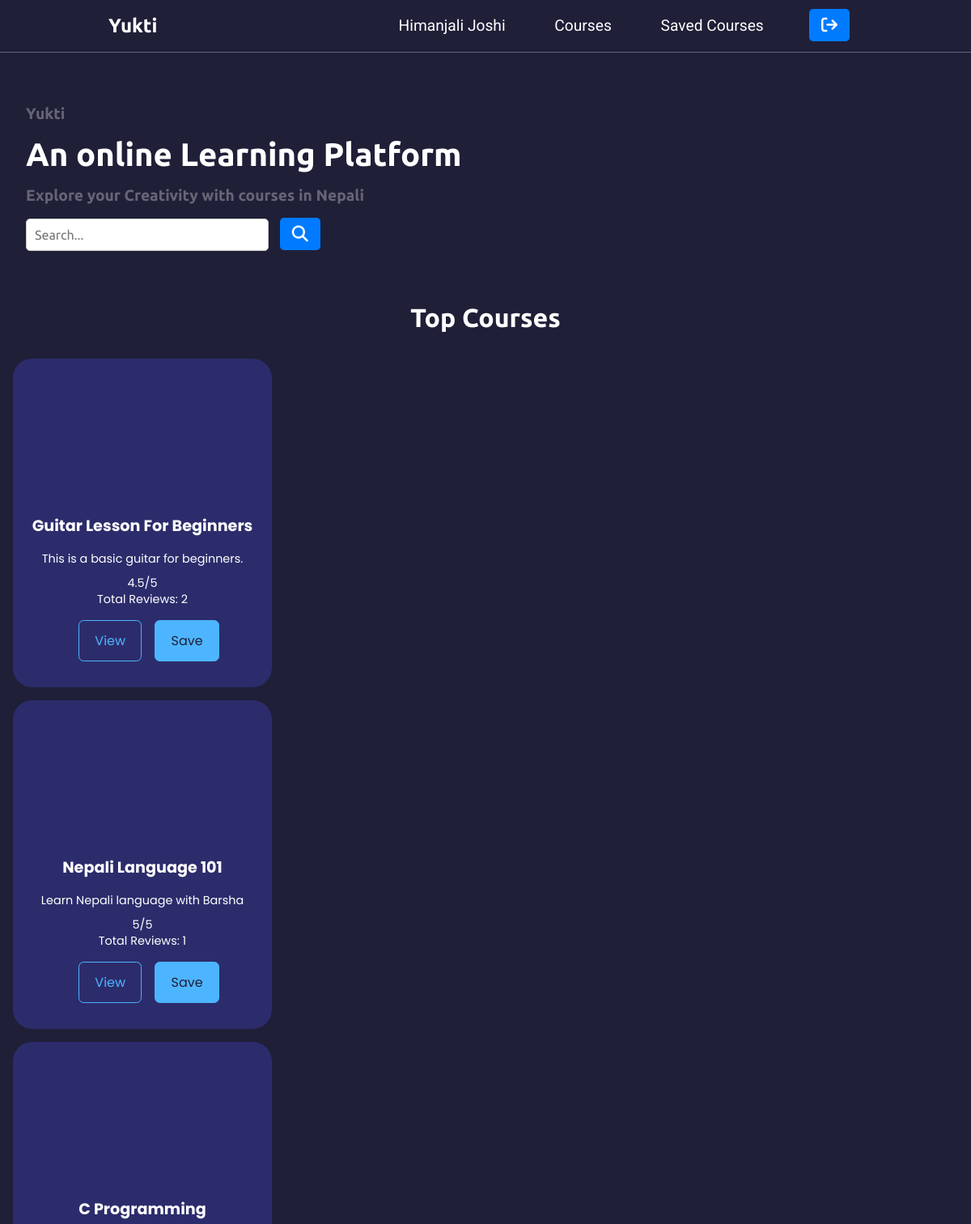
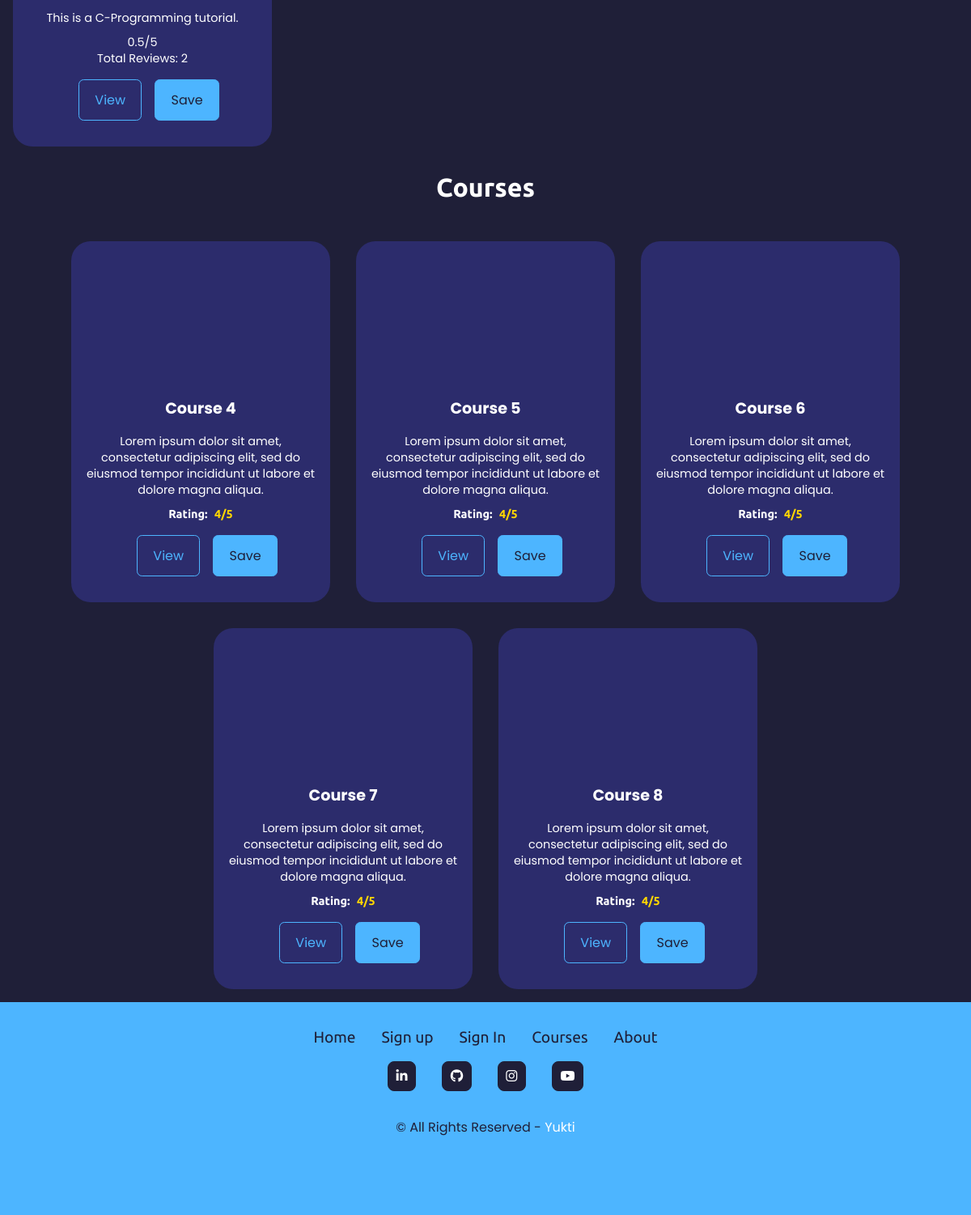
/user/dashboard.php (signed in), run on the app's committed database (2 pictures, top to bottom).
### tables this page shows
CREATE TABLE `courses` (
  `course_id` int(11) NOT NULL,
  `course_name` varchar(255) NOT NULL,
  `course_category` varchar(255) NOT NULL,
  `course_created` datetime NOT NULL DEFAULT current_timestamp(),
  `course_description` text NOT NULL,
  `no_of _videos` int(11) NOT NULL DEFAULT 1,
  `thumbnail` text NOT NULL
);

### user/dashboard.php (the view, shortened to what this page needs)
<?php
include("userdashheader.php");
?>
<div class="courses-grid">
<h1 class=" t-center my-2 t-white f-2">Top Courses</h1>
    <?php
$sql = "SELECT * FROM courses";
$result = $connection->query($sql);
if ($result) {
    $courses = array();
    while ($row = $result->fetch_assoc()) {
        $courseId = $row['course_id'];
        $courseName = $row['course_name'];
        $courseDescription = $row['course_description'];
        $course_ratings = array();
        $course_rating_query = "SELECT rating FROM reviews WHERE course_id = '$courseId'";
        $course_rating_data = $connection->query($course_rating_query);
        if ($course_rating_data) {
            while ($course_rating_row = $course_rating_data->fetch_assoc()) {
                $course_ratings[] = $course_rating_row['rating'];
            }
            if (count($course_ratings) > 0) {
                $course_review_count = count($course_ratings);
                $course_average_rating = array_sum($course_ratings) / count($course_ratings);
            } else {
                $course_review_count = 0;
                $course_average_rating = 0.0;
            }
            $courses[] = array(
                'courseId' => $courseId,
                'courseName' => $courseName,
                'courseDescription' => $courseDescription,
                'courseAverageRating' => $course_average_rating,
                'courseReviewCount' => $course_review_count
            );
        }
    }
    usort($courses, function($a, $b) {
        return $b['courseAverageRating'] - $a['courseAverageRating'];
    });
    for ($i = 0; $i < min(3, count($courses)); $i++) {
        echo '<div class="courses-item flex f-col s-center items-center">';
        echo "<h1 class='t-white poppins'>" . $courses[$i]['courseName'] . "</h1>";
        echo "<p class='t-white poppins'>" . $courses[$i]['courseDescription'] . "</p>";
        echo "<div class='rating'><p class='t-white poppins'>" . $courses[$i]['courseAverageRating'] . "/5</p></div>";
        echo "<p class='t-white poppins'>Total Reviews: " . $courses[$i]['courseReviewCount'] . "</p>";
        echo '<div class="buttons flex s-around">';
        echo "<a href='videoplayer.php?course_id=" . $courses[$i]['courseId'] . "' class='btn mx-1 m-top' id='view" . $courses[$i]['courseId'] . "'>View</a>";
        echo "<a href='signin.php' class='btn m-top live' id='save" . $courses[$i]['courseId'] . "'>Save</a>";
        echo '</div>';
        echo '</div>';
    }
} else {
    echo "Error: Unable to fetch courses from the database.";
}
?>
</div>
    <section id="courses">
        <h1 class=" t-center my-2 t-white f-2">Courses</h1>
        <div class="courses-container flex s-center">
            <div class="courses-item flex f-col s-center items-center">
                <h1 class="t-white poppins">Course 4</h1>
                <p class="t-white poppins">Lorem ipsum dolor sit amet, consectetur adipiscing elit, sed do eiusmod tempor incididunt ut labore et dolore magna aliqua.</p>
                <div class="rating">
                    <p class="rating-text">Rating: <span class="rating-value">4/5</span></p>
                </div>
                <div class="buttons flex s-around">
                    <a href="#" target="_blank" class="btn mx-1 m-top" id="view1">View</a>
                    <a href="#" class="btn m-top live" id="save1">Save</a>
                </div>
            </div>
            <div class="courses-item flex f-col s-center items-center">
                <h1 class="t-white poppins">Course 5</h1>
                <p class="t-white poppins">Lorem ipsum dolor sit amet, consectetur adipiscing elit, sed do eiusmod tempor incididunt ut labore et dolore magna aliqua.</p>
                <div class="rating">
                    <p class="rating-text">Rating: <span class="rating-value">4/5</span></p>
                </div>
                <div class="buttons flex s-around">
                    <a href="#" target="_blank" class="btn mx-1 m-top" id="view1">View</a>
                    <a href="#" class="btn m-top live" id="save1">Save</a>
                </div>
            </div>
            <div class="courses-item flex f-col s-center items-center">
                <h1 class="t-white poppins">Course 6</h1>
                <p class="t-white poppins">Lorem ipsum dolor sit amet, consectetur adipiscing elit, sed do eiusmod tempor incididunt ut labore et dolore magna aliqua.</p>
                <div class="rating">
                    <p class="rating-text">Rating: <span class="rating-value">4/5</span></p>
                </div>
                <div class="buttons flex s-around">
                    <a href="#" target="_blank" class="btn mx-1 m-top" id="view1">View</a>
                    <a href="#" class="btn m-top live" id="save1">Save</a>
                </div>
            </div>
            <div class="courses-item flex f-col s-center items-center">
                <h1 class="t-white poppins">Course 7</h1>
                <p class="t-white poppins">Lorem ipsum dolor sit amet, consectetur adipiscing elit, sed do eiusmod tempor incididunt ut labore et dolore magna aliqua.</p>
                <div class="rating">
                    <p class="rating-text">Rating: <span class="rating-value">4/5</span></p>
                </div>
                <div class="buttons flex s-around">
                    <a href="#" target="_blank" class="btn mx-1 m-top" id="view1">View</a>
                    <a href="#" class="btn m-top live" id="save1">Save</a>
                </div>
            </div>
            <div class="courses-item flex f-col s-center items-center">
                <h1 class="t-white poppins">Course 8</h1>
                <p class="t-white poppins">Lorem ipsum dolor sit amet, consectetur adipiscing elit, sed do eiusmod tempor incididunt ut labore et dolore magna aliqua.</p>
                <div class="rating">
                    <p class="rating-text">Rating: <span class="rating-value">4/5</span></p>
                </div>
                <div class="buttons flex s-around">
                    <a href="#" target="_blank" class="btn mx-1 m-top" id="view1">View</a>
                    <a href="#" class="btn m-top live" id="save1">Save</a>
                </div>
            </div>
        </div>
    </section>
    <footer id="footer">
        <ul class="flex s-center w-80 m-auto my-2 res">
            <li><a href="#home" class="poppinss">Home</a></li>
            <li><a href="#signup" class="poppinss">Sign up</a></li>
            <li><a href="#signin" class="poppinss">Sign In</a></li>
            <li><a href="#courses" class="poppinss">Courses</a></li>
            <li><a href="#about" class="poppinss">About</a></li>
        </ul>
        <ul class="flex s-center w-80 font-awesome ">
            <a href="https://in.linkedin.com/" target="_blank">
                <li><i class="fa-brands fa-linkedin-in"></i></li>
            </a>
            <a href="https://github.com/" target="_blank">
                <li><i class="fa-brands fa-github"></i></li>
            </a>
            <a href="https://www.instagram.com/" target="_blank">
                <li><i class="fa-brands fa-instagram"></i></li>
            </a>
            <a href="https://www.youtube.com/" target="_blank">
                <li><i class="fa-brands fa-youtube"></i></li>
            </a>
        </ul>
        <p class="t-center my-2 poppins">&copy; All Rights Reserved - <span class="cpy-white poppins">Yukti</span></p>
    </footer>
</body>
</body>
</html>

### mycss/userdashboard.css (style rules this page uses)
body { background-color: #1f1f38; }
* { margin: 0px; padding: 0px; box-sizing: border-box; font-family: 'Ubuntu', sans-serif; scroll-behavior: smooth; }
.courses-container { justify-content: center; align-items: center; margin: auto; flex-wrap: wrap; }
.courses-item { overflow: hidden; width: 20rem; margin: 1rem; background: #2c2c6c; border-radius: 1.5rem; padding: 2rem 1rem; text-align: center; }
.courses-item h1 { font-size: 1.2rem; margin-bottom: 1rem; }
.courses-item p { line-height: 20px; font-size: .9rem; }
.rating { margin-top: 10px; font-size: 18px; }
.rating-text { color: white; font-weight: bold; }
.rating-value { color: #FFD700; margin-left: 5px; }
#footer { background-color: #4db5ff; padding: 2rem; padding-bottom: 4rem; }
ul li { list-style: none; margin: 0 1rem; }
ul li a { text-decoration: none; font-size: 1.2rem; color: #1f1f38; transition: all .5s; }
.font-awesome { margin: 1.1rem auto; }
.font-awesome li i { background-color: #1f1f38; padding: 0.6rem; border: 1px solid #1f1f38; color: #fff; border-radius: 0.5rem; cursor: pointer; transition: all .4s ease-in-out; }
#footer p { color: #1f1f38; font-size: .9srem; }
.cpy-white { color: white; }
.poppins { font-family: 'Poppins', sans-serif; }
.flex { display: flex; }
.s-around { justify-content: space-around; }
.s-center { justify-content: center; }
.items-center { align-items: center; }
.f-col { flex-direction: column; }
.t-white { color: #fff; }
.t-center { text-align: center; }
.my-2 { margin: 2rem 0; }
.f-2 { font-size: 2rem; }
.w-80 { width: 80%; }
.mx-1 { margin: 0 1rem; }
.m-top { margin-top: 1rem; }
.m-auto { margin: auto; }
.btn { margin-left: 0 .5rem; font-size: 1rem; color: #4db5ff; cursor: pointer; padding: 0.75rem 1.2rem; border: 1px solid #4db5ff; border-radius: 0.4rem; background: transparent; font-family: 'Poppins', sans-serif; }
.buttons a, #hireme { text-decoration: none; }
.live { color: #1f1f38; background-color: #4db5ff; }

### data on the page
courses: course_name "Guitar Lesson For Beginners", course_description "This is a basic guitar for beginners.", courseAverageRating "4.5", courseReviewCount "2"
courses: course_name "Nepali Language 101", course_description "Learn Nepali language with Barsha", courseAverageRating "5", no_of _videos "1"
courses: course_name "C Programming", course_description "This is a C-Programming tutorial.", courseAverageRating "0.5", courseReviewCount "2"

### other printed values
$fullName "Himanjali Joshi"
